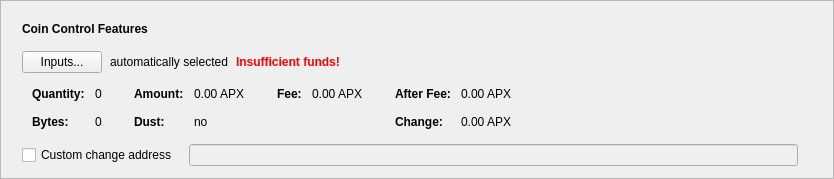
      <widget class="QFrame" name="frameCoinControl">
       <property name="sizePolicy">
        <sizepolicy hsizetype="Expanding" vsizetype="Fixed">
         <horstretch>0</horstretch>
         <verstretch>0</verstretch>
        </sizepolicy>
       </property>
       <property name="frameShape">
        <enum>QFrame::StyledPanel</enum>
       </property>
       <property name="frameShadow">
        <enum>QFrame::Raised</enum>
       </property>
       <layout class="QVBoxLayout" name="verticalLayout_2">
        <item>
         <layout class="QVBoxLayout" name="verticalLayoutCoinControl" stretch="0,0,0,0,0">
          <property name="spacing">
           <number>0</number>
          </property>
          <property name="sizeConstraint">
           <enum>QLayout::SetDefaultConstraint</enum>
          </property>
          <property name="leftMargin">
           <number>10</number>
          </property>
          <property name="topMargin">
           <number>10</number>
          </property>
          <item>
           <layout class="QHBoxLayout" name="horizontalLayoutCoinControl1">
            <property name="bottomMargin">
             <number>15</number>
            </property>
            <item>
             <widget class="QLabel" name="labelCoinControlFeatures">
              <property name="sizePolicy">
               <sizepolicy hsizetype="Preferred" vsizetype="Maximum">
                <horstretch>0</horstretch>
                <verstretch>0</verstretch>
               </sizepolicy>
              </property>
              <property name="font">
               <font>
                <weight>75</weight>
                <bold>true</bold>
               </font>
              </property>
              <property name="styleSheet">
               <string notr="true">font-weight:bold;</string>
              </property>
              <property name="text">
               <string>Coin Control Features</string>
              </property>
             </widget>
            </item>
           </layout>
          </item>
          <item>
           <layout class="QHBoxLayout" name="horizontalLayoutCoinControl2" stretch="0,0,0,0">
            <property name="spacing">
             <number>8</number>
            </property>
            <property name="bottomMargin">
             <number>10</number>
            </property>
            <item>
             <widget class="QPushButton" name="pushButtonCoinControl">
              <property name="styleSheet">
               <string notr="true"/>
              </property>
              <property name="text">
               <string>Inputs...</string>
              </property>
              <property name="autoDefault">
               <bool>false</bool>
              </property>
             </widget>
            </item>
            <item>
             <widget class="QLabel" name="labelCoinControlAutomaticallySelected">
              <property name="text">
               <string>automatically selected</string>
              </property>
              <property name="margin">
               <number>5</number>
              </property>
             </widget>
            </item>
            <item>
             <widget class="QLabel" name="labelCoinControlInsuffFunds">
              <property name="font">
               <font>
                <weight>75</weight>
                <bold>true</bold>
               </font>
              </property>
              <property name="styleSheet">
               <string notr="true">color:red;font-weight:bold;</string>
              </property>
              <property name="text">
               <string>Insufficient funds!</string>
              </property>
              <property name="margin">
               <number>5</number>
              </property>
             </widget>
            </item>
            <item>
             <spacer name="horizontalSpacerCoinControl">
              <property name="orientation">
               <enum>Qt::Horizontal</enum>
              </property>
              <property name="sizeHint" stdset="0">
               <size>
                <width>40</width>
                <height>1</height>
               </size>
              </property>
             </spacer>
            </item>
           </layout>
          </item>
          <item>
           <widget class="QWidget" name="widgetCoinControl" native="true">
            <property name="sizePolicy">
             <sizepolicy hsizetype="Preferred" vsizetype="Preferred">
              <horstretch>0</horstretch>
              <verstretch>0</verstretch>
             </sizepolicy>
            </property>
            <property name="minimumSize">
             <size>
              <width>0</width>
              <height>0</height>
             </size>
            </property>
            <property name="styleSheet">
             <string notr="true"/>
            </property>
            <layout class="QHBoxLayout" name="horizontalLayoutCoinControl5">
             <property name="leftMargin">
              <number>0</number>
             </property>
             <property name="topMargin">
              <number>0</number>
             </property>
             <property name="rightMargin">
              <number>0</number>
             </property>
             <property name="bottomMargin">
              <number>0</number>
             </property>
             <item>
              <layout class="QHBoxLayout" name="horizontalLayoutCoinControl3" stretch="0,0,0,1">
               <property name="spacing">
                <number>20</number>
               </property>
               <property name="topMargin">
                <number>0</number>
               </property>
               <property name="bottomMargin">
                <number>10</number>
               </property>
               <item>
                <layout class="QFormLayout" name="formLayoutCoinControl1">
                 <property name="horizontalSpacing">
                  <number>10</number>
                 </property>
                 <property name="verticalSpacing">
                  <number>14</number>
                 </property>
                 <property name="leftMargin">
                  <number>10</number>
                 </property>
                 <property name="topMargin">
                  <number>4</number>
                 </property>
                 <property name="rightMargin">
                  <number>6</number>
                 </property>
                 <item row="0" column="0">
                  <widget class="QLabel" name="labelCoinControlQuantityText">
                   <property name="font">
                    <font>
                     <weight>75</weight>
                     <bold>true</bold>
                    </font>
                   </property>
                   <property name="text">
                    <string>Quantity:</string>
                   </property>
                   <property name="margin">
                    <number>0</number>
                   </property>
                  </widget>
                 </item>
                 <item row="0" column="1">
                  <widget class="QLabel" name="labelCoinControlQuantity">
                   <property name="cursor">
                    <cursorShape>IBeamCursor</cursorShape>
                   </property>
                   <property name="contextMenuPolicy">
                    <enum>Qt::ActionsContextMenu</enum>
                   </property>
                   <property name="text">
                    <string notr="true">0</string>
                   </property>
                   <property name="margin">
                    <number>0</number>
                   </property>
                   <property name="textInteractionFlags">
                    <set>Qt::LinksAccessibleByMouse|Qt::TextSelectableByKeyboard|Qt::TextSelectableByMouse</set>
                   </property>
                  </widget>
                 </item>
                 <item row="1" column="0">
                  <widget class="QLabel" name="labelCoinControlBytesText">
                   <property name="font">
                    <font>
                     <weight>75</weight>
                     <bold>true</bold>
                    </font>
                   </property>
                   <property name="text">
                    <string>Bytes:</string>
                   </property>
                  </widget>
                 </item>
                 <item row="1" column="1">
                  <widget class="QLabel" name="labelCoinControlBytes">
                   <property name="cursor">
                    <cursorShape>IBeamCursor</cursorShape>
                   </property>
                   <property name="contextMenuPolicy">
                    <enum>Qt::ActionsContextMenu</enum>
                   </property>
                   <property name="text">
                    <string notr="true">0</string>
                   </property>
                   <property name="textInteractionFlags">
                    <set>Qt::LinksAccessibleByMouse|Qt::TextSelectableByKeyboard|Qt::TextSelectableByMouse</set>
                   </property>
                  </widget>
                 </item>
                </layout>
               </item>
               <item>
                <layout class="QFormLayout" name="formLayoutCoinControl2">
                 <property name="horizontalSpacing">
                  <number>10</number>
                 </property>
                 <property name="verticalSpacing">
                  <number>14</number>
                 </property>
                 <property name="leftMargin">
                  <number>6</number>
                 </property>
                 <property name="topMargin">
                  <number>4</number>
                 </property>
                 <property name="rightMargin">
                  <number>6</number>
                 </property>
                 <item row="0" column="0">
                  <widget class="QLabel" name="labelCoinControlAmountText">
                   <property name="font">
                    <font>
                     <weight>75</weight>
                     <bold>true</bold>
                    </font>
                   </property>
                   <property name="text">
                    <string>Amount:</string>
                   </property>
                   <property name="margin">
                    <number>0</number>
                   </property>
                  </widget>
                 </item>
                 <item row="0" column="1">
                  <widget class="QLabel" name="labelCoinControlAmount">
                   <property name="cursor">
                    <cursorShape>IBeamCursor</cursorShape>
                   </property>
                   <property name="contextMenuPolicy">
                    <enum>Qt::ActionsContextMenu</enum>
                   </property>
                   <property name="text">
                    <string notr="true">0.00 APX</string>
                   </property>
                   <property name="textInteractionFlags">
                    <set>Qt::LinksAccessibleByMouse|Qt::TextSelectableByKeyboard|Qt::TextSelectableByMouse</set>
                   </property>
                  </widget>
                 </item>
                 <item row="1" column="0">
                  <widget class="QLabel" name="labelCoinControlLowOutputText">
                   <property name="font">
                    <font>
                     <weight>75</weight>
                     <bold>true</bold>
                    </font>
                   </property>
                   <property name="text">
                    <string>Dust:</string>
                   </property>
                  </widget>
                 </item>
                 <item row="1" column="1">
                  <widget class="QLabel" name="labelCoinControlLowOutput">
                   <property name="cursor">
                    <cursorShape>IBeamCursor</cursorShape>
                   </property>
                   <property name="contextMenuPolicy">
                    <enum>Qt::ActionsContextMenu</enum>
                   </property>
                   <property name="text">
                    <string notr="true">no</string>
                   </property>
                   <property name="textInteractionFlags">
                    <set>Qt::LinksAccessibleByMouse|Qt::TextSelectableByKeyboard|Qt::TextSelectableByMouse</set>
                   </property>
                  </widget>
                 </item>
                </layout>
               </item>
               <item>
                <layout class="QFormLayout" name="formLayoutCoinControl3">
                 <property name="horizontalSpacing">
                  <number>10</number>
                 </property>
                 <property name="verticalSpacing">
                  <number>14</number>
                 </property>
                 <property name="leftMargin">
                  <number>6</number>
                 </property>
                 <property name="topMargin">
                  <number>4</number>
                 </property>
                 <property name="rightMargin">
                  <number>6</number>
                 </property>
                 <item row="0" column="0">
                  <widget class="QLabel" name="labelCoinControlFeeText">
                   <property name="font">
                    <font>
                     <weight>75</weight>
                     <bold>true</bold>
                    </font>
                   </property>
                   <property name="text">
                    <string>Fee:</string>
                   </property>
                   <property name="margin">
                    <number>0</number>
                   </property>
                  </widget>
                 </item>
                 <item row="0" column="1">
                  <widget class="QLabel" name="labelCoinControlFee">
                   <property name="cursor">
                    <cursorShape>IBeamCursor</cursorShape>
                   </property>
                   <property name="contextMenuPolicy">
                    <enum>Qt::ActionsContextMenu</enum>
                   </property>
                   <property name="text">
                    <string notr="true">0.00 APX</string>
                   </property>
                   <property name="textInteractionFlags">
                    <set>Qt::LinksAccessibleByMouse|Qt::TextSelectableByKeyboard|Qt::TextSelectableByMouse</set>
                   </property>
                  </widget>
                 </item>
                </layout>
               </item>
               <item>
                <layout class="QFormLayout" name="formLayoutCoinControl4">
                 <property name="horizontalSpacing">
                  <number>10</number>
                 </property>
                 <property name="verticalSpacing">
                  <number>14</number>
                 </property>
                 <property name="leftMargin">
                  <number>6</number>
                 </property>
                 <property name="topMargin">
                  <number>4</number>
                 </property>
                 <property name="rightMargin">
                  <number>6</number>
                 </property>
                 <item row="0" column="0">
                  <widget class="QLabel" name="labelCoinControlAfterFeeText">
                   <property name="font">
                    <font>
                     <weight>75</weight>
                     <bold>true</bold>
                    </font>
                   </property>
                   <property name="text">
                    <string>After Fee:</string>
                   </property>
                   <property name="margin">
                    <number>0</number>
                   </property>
                  </widget>
                 </item>
                 <item row="0" column="1">
                  <widget class="QLabel" name="labelCoinControlAfterFee">
                   <property name="cursor">
                    <cursorShape>IBeamCursor</cursorShape>
                   </property>
                   <property name="contextMenuPolicy">
                    <enum>Qt::ActionsContextMenu</enum>
                   </property>
                   <property name="text">
                    <string notr="true">0.00 APX</string>
                   </property>
                   <property name="textInteractionFlags">
                    <set>Qt::LinksAccessibleByMouse|Qt::TextSelectableByKeyboard|Qt::TextSelectableByMouse</set>
                   </property>
                  </widget>
                 </item>
                 <item row="1" column="0">
                  <widget class="QLabel" name="labelCoinControlChangeText">
                   <property name="font">
                    <font>
                     <weight>75</weight>
                     <bold>true</bold>
                    </font>
                   </property>
                   <property name="text">
                    <string>Change:</string>
                   </property>
                  </widget>
                 </item>
                 <item row="1" column="1">
                  <widget class="QLabel" name="labelCoinControlChange">
                   <property name="cursor">
                    <cursorShape>IBeamCursor</cursorShape>
                   </property>
                   <property name="contextMenuPolicy">
                    <enum>Qt::ActionsContextMenu</enum>
                   </property>
                   <property name="text">
                    <string notr="true">0.00 APX</string>
                   </property>
                   <property name="textInteractionFlags">
                    <set>Qt::LinksAccessibleByMouse|Qt::TextSelectableByKeyboard|Qt::TextSelectableByMouse</set>
                   </property>
                  </widget>
                 </item>
                </layout>
               </item>
              </layout>
             </item>
            </layout>
           </widget>
          </item>
          <item>
           <layout class="QHBoxLayout" name="horizontalLayoutCoinControl4" stretch="0,0,0">
            <property name="spacing">
             <number>12</number>
            </property>
            <property name="sizeConstraint">
             <enum>QLayout::SetDefaultConstraint</enum>
            </property>
            <property name="topMargin">
             <number>5</number>
            </property>
            <property name="rightMargin">
             <number>5</number>
            </property>
            <item>
             <widget class="QCheckBox" name="checkBoxCoinControlChange">
              <property name="toolTip">
               <string>If this is activated, but the change address is empty or invalid, change will be sent to a newly generated address.</string>
              </property>
              <property name="text">
               <string>Custom change address</string>
              </property>
             </widget>
            </item>
            <item>
             <widget class="QValidatedLineEdit" name="lineEditCoinControlChange">
              <property name="enabled">
               <bool>false</bool>
              </property>
              <property name="sizePolicy">
               <sizepolicy hsizetype="Expanding" vsizetype="Fixed">
                <horstretch>0</horstretch>
                <verstretch>0</verstretch>
               </sizepolicy>
              </property>
             </widget>
            </item>
            <item>
             <widget class="QLabel" name="labelCoinControlChangeLabel">
              <property name="sizePolicy">
               <sizepolicy hsizetype="Preferred" vsizetype="Expanding">
                <horstretch>0</horstretch>
                <verstretch>0</verstretch>
               </sizepolicy>
              </property>
              <property name="minimumSize">
               <size>
                <width>0</width>
                <height>0</height>
               </size>
              </property>
              <property name="text">
               <string/>
              </property>
              <property name="margin">
               <number>3</number>
              </property>
             </widget>
            </item>
           </layout>
          </item>
          <item>
           <spacer name="verticalSpacerCoinControl">
            <property name="orientation">
             <enum>Qt::Vertical</enum>
            </property>
            <property name="sizeType">
             <enum>QSizePolicy::Expanding</enum>
            </property>
            <property name="sizeHint" stdset="0">
             <size>
              <width>800</width>
              <height>1</height>
             </size>
            </property>
           </spacer>
          </item>
         </layout>
        </item>
       </layout>
      </widget>
